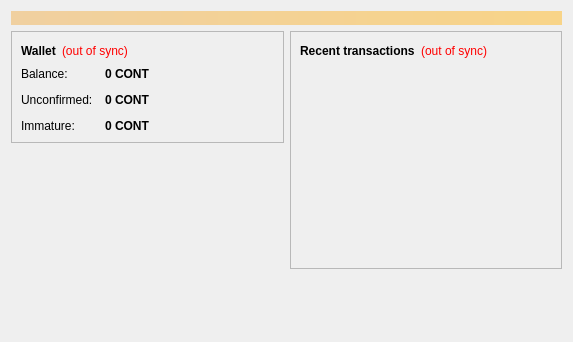
<?xml version="1.0" encoding="UTF-8"?>
<ui version="4.0">
 <class>OverviewPage</class>
 <widget class="QWidget" name="OverviewPage">
  <property name="geometry">
   <rect>
    <x>0</x>
    <y>0</y>
    <width>573</width>
    <height>342</height>
   </rect>
  </property>
  <property name="windowTitle">
   <string>Form</string>
  </property>
  <layout class="QVBoxLayout" name="topLayout">
   <item>
    <widget class="QLabel" name="labelAlerts">
     <property name="visible">
      <bool>false</bool>
     </property>
     <property name="styleSheet">
      <string notr="true">background-color: qlineargradient(x1: 0, y1: 0, x2: 1, y2: 0, stop:0 #F0D0A0, stop:1 #F8D488); color:#000000;</string>
     </property>
     <property name="wordWrap">
      <bool>true</bool>
     </property>
     <property name="margin">
      <number>3</number>
     </property>
    </widget>
   </item>
   <item>
    <layout class="QHBoxLayout" name="horizontalLayout" stretch="1,1">
     <item>
      <layout class="QVBoxLayout" name="verticalLayout_2">
       <item>
        <widget class="QFrame" name="frame">
         <property name="frameShape">
          <enum>QFrame::StyledPanel</enum>
         </property>
         <property name="frameShadow">
          <enum>QFrame::Raised</enum>
         </property>
         <layout class="QVBoxLayout" name="verticalLayout_4">
          <item>
           <layout class="QHBoxLayout" name="horizontalLayout_4">
            <item>
             <widget class="QLabel" name="label_5">
              <property name="font">
               <font>
                <weight>75</weight>
                <bold>true</bold>
               </font>
              </property>
              <property name="text">
               <string>Wallet</string>
              </property>
             </widget>
            </item>
            <item>
             <widget class="QLabel" name="labelWalletStatus">
              <property name="toolTip">
               <string>The displayed information may be out of date. Your wallet automatically synchronizes with the CONTCOIN network after a connection is established, but this process has not completed yet.</string>
              </property>
              <property name="styleSheet">
               <string notr="true">QLabel { color: red; }</string>
              </property>
              <property name="text">
               <string notr="true">(out of sync)</string>
              </property>
              <property name="alignment">
               <set>Qt::AlignLeading|Qt::AlignLeft|Qt::AlignVCenter</set>
              </property>
             </widget>
            </item>
            <item>
             <spacer name="horizontalSpacer_2">
              <property name="orientation">
               <enum>Qt::Horizontal</enum>
              </property>
              <property name="sizeHint" stdset="0">
               <size>
                <width>40</width>
                <height>20</height>
               </size>
              </property>
             </spacer>
            </item>
           </layout>
          </item>
          <item>
           <layout class="QFormLayout" name="formLayout_2">
            <property name="fieldGrowthPolicy">
             <enum>QFormLayout::AllNonFixedFieldsGrow</enum>
            </property>
            <property name="horizontalSpacing">
             <number>12</number>
            </property>
            <property name="verticalSpacing">
             <number>12</number>
            </property>
            <item row="0" column="0">
             <widget class="QLabel" name="label">
              <property name="text">
               <string>Balance:</string>
              </property>
             </widget>
            </item>
            <item row="0" column="1">
             <widget class="QLabel" name="labelBalance">
              <property name="font">
               <font>
                <weight>75</weight>
                <bold>true</bold>
               </font>
              </property>
              <property name="cursor">
               <cursorShape>IBeamCursor</cursorShape>
              </property>
              <property name="toolTip">
               <string>Your current balance</string>
              </property>
              <property name="text">
               <string notr="true">0 CONT</string>
              </property>
              <property name="textInteractionFlags">
               <set>Qt::LinksAccessibleByMouse|Qt::TextSelectableByKeyboard|Qt::TextSelectableByMouse</set>
              </property>
             </widget>
            </item>
            <item row="1" column="0">
             <widget class="QLabel" name="label_3">
              <property name="text">
               <string>Unconfirmed:</string>
              </property>
             </widget>
            </item>
            <item row="1" column="1">
             <widget class="QLabel" name="labelUnconfirmed">
              <property name="font">
               <font>
                <weight>75</weight>
                <bold>true</bold>
               </font>
              </property>
              <property name="cursor">
               <cursorShape>IBeamCursor</cursorShape>
              </property>
              <property name="toolTip">
               <string>Total of transactions that have yet to be confirmed, and do not yet count toward the current balance</string>
              </property>
              <property name="text">
               <string notr="true">0 CONT</string>
              </property>
              <property name="textInteractionFlags">
               <set>Qt::LinksAccessibleByMouse|Qt::TextSelectableByKeyboard|Qt::TextSelectableByMouse</set>
              </property>
             </widget>
            </item>
            <item row="2" column="0">
             <widget class="QLabel" name="labelImmatureText">
              <property name="text">
               <string>Immature:</string>
              </property>
             </widget>
            </item>
            <item row="2" column="1">
             <widget class="QLabel" name="labelImmature">
              <property name="font">
               <font>
                <weight>75</weight>
                <bold>true</bold>
               </font>
              </property>
              <property name="toolTip">
               <string>Mined balance that has not yet matured</string>
              </property>
              <property name="text">
               <string notr="true">0 CONT</string>
              </property>
              <property name="textInteractionFlags">
               <set>Qt::LinksAccessibleByMouse|Qt::TextSelectableByKeyboard|Qt::TextSelectableByMouse</set>
              </property>
             </widget>
            </item>
           </layout>
          </item>
         </layout>
        </widget>
       </item>
       <item>
        <spacer name="verticalSpacer">
         <property name="orientation">
          <enum>Qt::Vertical</enum>
         </property>
         <property name="sizeHint" stdset="0">
          <size>
           <width>20</width>
           <height>40</height>
          </size>
         </property>
        </spacer>
       </item>
        <item>
         <widget class="QLabel" name="label_wallet_bgcoin">
          <property name="text">
           <string/>
          </property>
          <property name="pixmap">
           <pixmap resource="../bitcoin.qrc">:/images/wallet_bgcoin</pixmap>
          </property>
          <property name="scaledContents">
           <bool>false</bool>
          </property>
          <property name="alignment">
           <set>Qt::AlignCenter</set>
          </property>
          <property name="margin">
           <number>-2</number>
          </property>
         </widget>
        </item>
        <item>
         <widget class="QLabel" name="label_6">
          <property name="text">
           <string/>
          </property>
         </widget>
        </item>
      </layout>
     </item>
     <item>
      <layout class="QVBoxLayout" name="verticalLayout_3">
       <item>
        <widget class="QFrame" name="frame_2">
         <property name="frameShape">
          <enum>QFrame::StyledPanel</enum>
         </property>
         <property name="frameShadow">
          <enum>QFrame::Raised</enum>
         </property>
         <layout class="QVBoxLayout" name="verticalLayout">
          <item>
           <layout class="QHBoxLayout" name="horizontalLayout_2">
            <item>
             <widget class="QLabel" name="label_4">
              <property name="text">
               <string>&lt;b&gt;Recent transactions&lt;/b&gt;</string>
              </property>
             </widget>
            </item>
            <item>
             <widget class="QLabel" name="labelTransactionsStatus">
              <property name="toolTip">
               <string>The displayed information may be out of date. Your wallet automatically synchronizes with the CONTCOIN network after a connection is established, but this process has not completed yet.</string>
              </property>
              <property name="styleSheet">
               <string notr="true">QLabel { color: red; }</string>
              </property>
              <property name="text">
               <string notr="true">(out of sync)</string>
              </property>
              <property name="alignment">
               <set>Qt::AlignRight|Qt::AlignTrailing|Qt::AlignVCenter</set>
              </property>
             </widget>
            </item>
            <item>
             <spacer name="horizontalSpacer">
              <property name="orientation">
               <enum>Qt::Horizontal</enum>
              </property>
              <property name="sizeHint" stdset="0">
               <size>
                <width>40</width>
                <height>20</height>
               </size>
              </property>
             </spacer>
            </item>
           </layout>
          </item>
          <item>
           <widget class="QListView" name="listTransactions">
            <property name="styleSheet">
             <string notr="true">QListView { background: transparent; }</string>
            </property>
            <property name="frameShape">
             <enum>QFrame::NoFrame</enum>
            </property>
            <property name="verticalScrollBarPolicy">
             <enum>Qt::ScrollBarAlwaysOff</enum>
            </property>
            <property name="horizontalScrollBarPolicy">
             <enum>Qt::ScrollBarAlwaysOff</enum>
            </property>
            <property name="selectionMode">
             <enum>QAbstractItemView::NoSelection</enum>
            </property>
           </widget>
          </item>
         </layout>
        </widget>
       </item>
       <item>
        <spacer name="verticalSpacer_2">
         <property name="orientation">
          <enum>Qt::Vertical</enum>
         </property>
         <property name="sizeHint" stdset="0">
          <size>
           <width>20</width>
           <height>40</height>
          </size>
         </property>
        </spacer>
       </item>
      </layout>
     </item>
    </layout>
   </item>
  </layout>
 </widget>
 <resources/>
 <connections/>
</ui>
